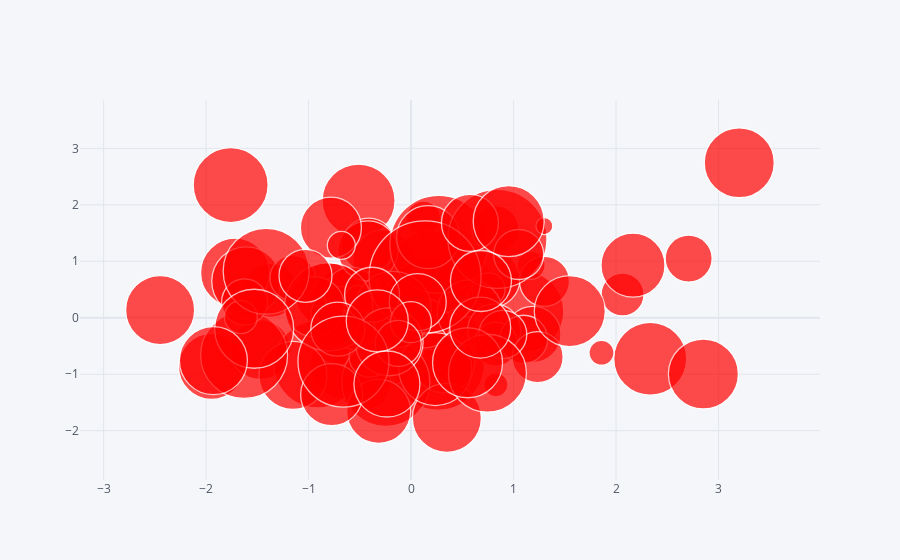

The code cell stored with this chart in its notebook:
### Code cell
df.iplot(kind='bubble',x='A',y='B',size='C',color='red')

### Figure 1 — Plotly figure (JSON) as saved in the notebook; plotly's stock layout.template omitted (floating-point values rounded to 4 significant figures)
{"data": [{"marker": {"color": ["red", "red", "red", "red", "red", "red", "red", "red", "red", "red", "red", "red", "red", "red", "red", "red", "red", "red", "red", "red", "red", "red", "red", "red", "red", "red", "red", "red", "red", "red", "red", "red", "red", "red", "red", "red", "red", "red", "red", "red", "red", "red", "red", "red", "red", "red", "red", "red", "red", "red", "red", "red", "red", "red", "red", "red", "red", "red", "red", "red", "red", "red", "red", "red", "red", "red", "red", "red", "red", "red", "red", "red", "red", "red", "red", "red", "red", "red", "red", "red", "red", "red", "red", "red", "red", "red", "red", "red", "red", "red", "red", "red", "red", "red", "red", "red", "red", "red", "red", "red"], "line": {"width": 1.3}, "size": [34, 37, 54, 69, 62, 66, 69, 73, 73, 78, 62, 60, 92, 67, 81, 69, 60, 95, 43, 61, 64, 67, 92, 25, 53, 62, 70, 47, 64, 59, 12, 45, 61, 60, 54, 87, 54, 68, 57, 28, 70, 88, 54, 33, 85, 49, 87, 60, 98, 41, 47, 25, 69, 77, 46, 65, 61, 73, 41, 56, 41, 53, 24, 50, 33, 63, 75, 99, 112, 44, 28, 60, 57, 50, 64, 88, 48, 86, 17, 55, 51, 71, 68, 54, 57, 41, 62, 53, 71, 48, 78, 70, 46, 79, 68, 91, 61, 62, 61, 66], "symbol": "circle"}, "mode": "markers", "text": "", "type": "scatter", "x": [0.1206, 0.4985, -1.37, -1.717, 0.2732, -1.947, -2.448, 2.333, -0.5121, 0.1297, -0.6446, -0.7218, 0.2656, -0.6601, 1.096, -1.608, -1.471, -0.3302, 2.063, -0.2715, 2.165, 0.3918, 0.1924, 1.858, -0.7041, 0.3199, 3.202, 2.708, -0.815, -0.6898, 0.6513, -1.157, 0.5246, -0.01398, -0.4594, -0.9159, -0.4146, -1.152, 0.7841, 1.171, 2.852, -0.246, -0.5829, 0.756, 0.1897, 0.1398, -1.629, -0.4208, 0.2712, -0.4046, 0.8228, -0.5199, 0.3492, -0.1765, -1.624, 0.5722, -0.782, 0.2363, -0.5523, 1.189, -0.7699, 0.8103, 0.8277, 1.302, -1.66, 0.1664, -1.76, 0.843, 0.1364, 0.8269, -0.6806, -0.943, 0.5744, 1.05, -0.3162, -0.8045, 1.098, -1.414, 1.301, -0.3805, 1.235, 0.9526, -0.214, -0.7151, 0.06519, -0.001475, -0.7749, -1.03, 1.549, 0.8947, 0.7453, 0.551, -0.1254, -1.531, -1.929, -0.6595, 0.6745, -0.3298, 0.6819, -0.2353], "y": [1.764, -0.3058, 0.4859, 0.7985, -0.1488, -0.8622, 0.1363, -0.726, 2.074, -0.439, 0.3369, -0.05977, -0.8228, -0.8324, 0.111, 0.6454, -0.5618, -0.4111, 0.4122, 1.016, 0.9303, 0.4484, 0.2506, -0.6201, -0.364, -0.7812, 2.745, 1.048, 0.408, 0.03012, 0.611, 0.7052, 0.5502, 0.2288, -1.156, -0.8261, 1.286, -1.02, 0.6874, 0.9292, -0.9965, -1.146, 0.4195, 0.5018, 0.7858, -0.09849, -0.6589, 1.185, 1.301, -0.6902, 1.571, 0.3538, -1.773, 0.1404, 0.2801, 0.09641, 1.595, -0.9086, -0.1997, -0.2954, -0.1678, -0.2232, -1.187, 0.6447, 0.01137, 1.427, 2.35, 1.396, 0.7245, -0.4655, 1.282, 0.1946, 1.68, 1.12, -1.657, 0.1931, -0.3805, 0.8238, 1.624, 0.407, -0.6973, 1.711, -0.4245, -0.203, 0.2785, -0.07798, -1.363, 0.7426, 0.1162, -0.2961, -0.9829, -0.7969, -0.4549, -0.1949, -0.7581, -0.7754, -0.1738, -0.05556, 0.6507, -1.173]}], "layout": {"legend": {"bgcolor": "#F5F6F9", "font": {"color": "#4D5663"}}, "paper_bgcolor": "#F5F6F9", "plot_bgcolor": "#F5F6F9", "title": {"font": {"color": "#4D5663"}}, "xaxis": {"gridcolor": "#E1E5ED", "showgrid": true, "tickfont": {"color": "#4D5663"}, "title": {"font": {"color": "#4D5663"}, "text": ""}, "zerolinecolor": "#E1E5ED"}, "yaxis": {"gridcolor": "#E1E5ED", "showgrid": true, "tickfont": {"color": "#4D5663"}, "title": {"font": {"color": "#4D5663"}, "text": ""}, "zerolinecolor": "#E1E5ED"}}}
